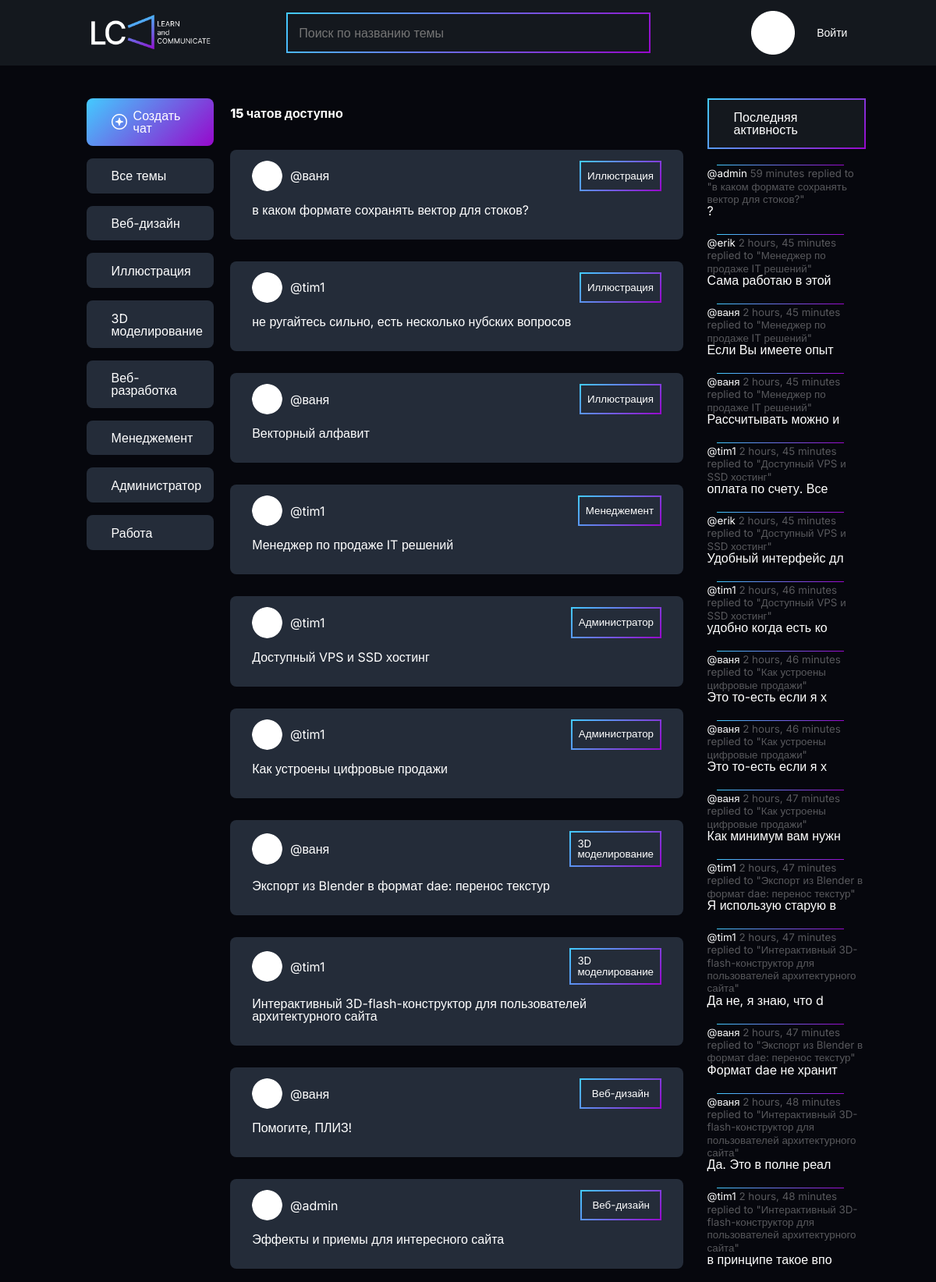
The page / (upper part) on the database its author committed.
### base/models.py (models this page shows, shortened)
class Topic(models.Model):
    name = models.CharField(max_length=200)

class Room(models.Model):
    host = models.ForeignKey(User, on_delete=models.SET_NULL, null = True)
    topic = models.ForeignKey(Topic, on_delete=models.SET_NULL, null = True)
    name = models.CharField(max_length=200)
    description = models.TextField(null=True, blank=True)
    participants = models.ManyToManyField(User, related_name='participants', blank=True)
    updated = models.DateTimeField(auto_now=True)
    created=models.DateTimeField(auto_now_add=True)
    class Meta:
        ordering = ['-updated', '-created']
    def __str__(self):
        return self.name

class Message(models.Model):
    user =  models.ForeignKey(User, on_delete=models.CASCADE)
    room = models.ForeignKey(Room, on_delete=models.CASCADE)
    body = models.TextField()
    updated = models.DateTimeField(auto_now=True)
    created=models.DateTimeField(auto_now_add=True)
    class Meta:
        ordering = ['-updated', '-created']
    def __str__(self):
        return self.body[0:20]

### base/views.py (the view)
# urls.py: path('', views.home, name = 'home'),
def home(request):
    q = request.GET.get('q') if request.GET.get('q') != None else ''
    rooms = Room.objects.filter(
        Q(topic__name__icontains=q) |
        Q(name__icontains=q)|
        Q(description__icontains=q)
        )
    topics = Topic.objects.all()
    room_count = rooms.count()
    room_messages = Message.objects.filter(Q(room__topic__name__icontains=q))
    context = {'rooms':rooms, 'topics': topics, 'room_count':room_count, 'room_messages':room_messages}
    return render(request, 'base/home.html', context)

### base/templates/base/home.html
{%extends 'main.html' %}
{%block content%}
<div class="home-container">
        {%include 'base/topics_component.html'%}
    <div>
        {%include 'base/feed_components.html'%}
    </div>
        {%include 'base/activity_component.html'%}
</div>
{%endblock content%}

### base/templates/base/topics_component.html
{%load static%}
<div class="topic-cont">
    <a href="{%url 'create-room' %}"><div class="topic-item" id="createRoom"><img src="{%static 'images/plus.png'%}" alt="" />Создать чат</div></a>
    <a href="{%url 'home' %}"><div class="topic-item">Все темы</div></a>
    {% for topic in topics %}
    <a href="{%url 'home' %}?q={{topic.name}}"
        ><div class="topic-item"> {{topic.name}}</div></a
    >
    {%endfor%}
</div>

### base/templates/base/feed_components.html
{%load static%}
<div class="feed-cont">
    <h5>{{room_count}} чатов доступно</h5>
    {% for room in rooms %}
    <div class="feed-item">
        <div class="first-feed">
            <div class="user-feed">
                <img src="{%static 'images/circle.png'%}" class="feed-image"/>
                <a href="{%url 'user-profile' room.host.id%}">@{{room.host.username}}</a>
            </div>
            <div class="stat-feed">
                <small>{{room.topic.name}}</small>
            </div>
        </div>
        <h3><a href="{%  url 'room' room.id %}"> {{room.name}}</a></h3>
    </div>
    {% endfor %}
</div>

### base/templates/base/activity_component.html
<div class="activity-cont">
    <h3>Последняя активность</h3>
    {%for message in room_messages%}
    <div class="activity-item">
        <small
            ><a href="{%url 'user-profile' message.user.id%}"
                >@{{message.user}}</a
            >
            {{message.created|timesince}}</small>
        <small id="small-act">replied to "{{message.room}}"</small>
        <p>{{message}}</p>
    </div>
    {%endfor%}
</div>

### static/main.css (style rules this page uses)
* { padding: 0; margin: 0; border: 0; }
*, *:before, *:after { -webkit-box-sizing: border-box; box-sizing: border-box; }
html, body { height: 100%; width: 100%; font-size: 100%; line-height: 1; font-size: 14px; -ms-text-size-adjust: 100%; -moz-text-size-adjust: 100%; -webkit-text-size-adjust: 100%; }
a, a:visited { text-decoration: none; }
img { vertical-align: top; }
h1, h2, h3, h4, h5, h6 { font-size: inherit; font-weight: 400; }
.home-container { display: -ms-grid; display: grid; -ms-grid-columns: 1fr 3fr 1fr; grid-template-columns: 1fr 3fr 1fr; padding: 3rem 5.6em; }
.topic-cont { display: -webkit-box; display: -ms-flexbox; display: flex; -webkit-box-orient: vertical; -webkit-box-direction: normal; -ms-flex-direction: column; flex-direction: column; padding: 0 1.5rem; }
.topic-item { background-color: #242C39; padding: 0.9em; padding-left: 2em; border-radius: 8px; margin-bottom: 1em; }
#createRoom { background: linear-gradient(135deg, #43CBFF 0%, #9708CC 100%); display: -webkit-box; display: -ms-flexbox; display: flex; -webkit-box-align: center; -ms-flex-align: center; align-items: center; }
#createRoom img { margin-right: 0.5em; }
.feed-cont { padding-top: 0.8rem; }
.feed-cont h5 { font-weight: 800; margin-bottom: 2.4em; }
.feed-item { background-color: #242C39; width: 95%; padding: 1rem 2rem; margin-bottom: 2rem; border-radius: 8px; }
.feed-item h3 { margin-bottom: 1em; }
.first-feed { display: -ms-grid; display: grid; -ms-grid-columns: 1fr 0 1fr 0 1fr 0 1fr 0 1fr; grid-template-columns: 1fr 1fr 1fr 1fr 1fr; -webkit-column-gap: 0; -moz-column-gap: 0; column-gap: 0; margin-bottom: 1em; }
.user-feed { display: -webkit-box; display: -ms-flexbox; display: flex; -webkit-box-align: center; -ms-flex-align: center; align-items: center; }
.user-feed img { width: 2.8rem; height: 2.8rem; border-radius: 50%; margin-right: 0.6em; -o-object-fit: scale-down; object-fit: scale-down; }
.stat-feed { -ms-grid-column: 5; grid-column-start: 5; display: -webkit-box; display: -ms-flexbox; display: flex; -webkit-box-align: center; -ms-flex-align: center; align-items: center; -webkit-box-pack: center; -ms-flex-pack: center; justify-content: center; padding: 0.5em; border-radius: 8px; border: 2px solid white; -o-border-image: linear-gradient(135deg, #43CBFF 0%, #9708CC 100%); border-image: linear-gradient(135deg, #43CBFF 0%, #9708CC 100%); border-image-slice: 1; }
.activity-cont h3 { background-color: #14181E; padding: 0.9em; padding-left: 2em; margin-bottom: 1.4em; border: 2px solid white; -o-border-image: linear-gradient(135deg, #43CBFF 0%, #9708CC 100%); border-image: linear-gradient(135deg, #43CBFF 0%, #9708CC 100%); border-image-slice: 1; }
.activity-cont small { color: #FFFFFF54; }
.activity-cont .activity-item { margin-bottom: 1.5em; position: relative; }
.activity-cont .activity-item:after { content: ""; background: linear-gradient(135deg, #43CBFF 0%, #9708CC 100%); position: absolute; top: -2px; width: 80%; height: 1px; left: 6%; margin-bottom: 0.2em; }
body { font-family: "Inter", sans-serif; font-size: 16px; font-weight: 400; color: white; background-color: #06070D; }
body a { color: white; }

### rows shown on the page
Topic: name "Веб-дизайн"
Topic: name "Иллюстрация"
Topic: name "3D моделирование"
Topic: name "Веб-разработка"
Topic: name "Менеджемент"
Topic: name "Администратор"
Topic: name "Работа"
Room: host.username "ваня", topic.name "Иллюстрация", name "в каком формате сохранять вектор для стоков?"
Room: host.username "tim1", topic.name "Иллюстрация", name "не ругайтесь сильно, есть несколько нубских вопросов"
Room: host.username "ваня", topic.name "Иллюстрация", name "Векторный алфавит"
Room: host.username "tim1", topic.name "Менеджемент", name "Менеджер по продаже IT решений"
Room: host.username "tim1", topic.name "Администратор", name "Доступный VPS и SSD хостинг"
Room: host.username "tim1", topic.name "Администратор", name "Как устроены цифровые продажи"
Room: host.username "ваня", topic.name "3D моделирование", name "Экспорт из Blender в формат dae: перенос текстур"
Room: host.username "tim1", topic.name "3D моделирование", name "Интерактивный 3D-flash-конструктор для пользователей архитектурного сайта"
Room: host.username "ваня", topic.name "Веб-дизайн", name "Помогите, ПЛИЗ!"
Room: host.username "admin", topic.name "Веб-дизайн", name "Эффекты и приемы для интересного сайта"
Message: user "admin", created "59 minutes", room "в каком формате сохранять вектор для стоков?", body "?"
Message: user "erik", created "2 hours, 45 minutes", room "Менеджер по продаже IT решений", body "Сама работаю в этой"
Message: user "ваня", created "2 hours, 45 minutes", room "Менеджер по продаже IT решений", body "Если Вы имеете опыт"
Message: user "ваня", created "2 hours, 45 minutes", room "Менеджер по продаже IT решений", body "Рассчитывать можно и"
Message: user "tim1", created "2 hours, 45 minutes", room "Доступный VPS и SSD хостинг", body "оплата по счету. Все"
Message: user "erik", created "2 hours, 45 minutes", room "Доступный VPS и SSD хостинг", body "Удобный интерфейс дл"
Message: user "tim1", created "2 hours, 46 minutes", room "Доступный VPS и SSD хостинг", body "удобно когда есть ко"
Message: user "ваня", created "2 hours, 46 minutes", room "Как устроены цифровые продажи", body "Это то-есть если я х"
Message: user "ваня", created "2 hours, 46 minutes", room "Как устроены цифровые продажи", body "Это то-есть если я х"
Message: user "ваня", created "2 hours, 47 minutes", room "Как устроены цифровые продажи", body "Как минимум вам нужн"
Message: user "tim1", created "2 hours, 47 minutes", room "Экспорт из Blender в формат dae: перенос текстур", body "Я использую старую в"
Message: user "tim1", created "2 hours, 47 minutes", room "Интерактивный 3D-flash-конструктор для пользователей архитектурного сайта", body "Да не, я знаю, что d"
Message: user "ваня", created "2 hours, 47 minutes", room "Экспорт из Blender в формат dae: перенос текстур", body "Формат dae не хранит"
Message: user "ваня", created "2 hours, 48 minutes", room "Интерактивный 3D-flash-конструктор для пользователей архитектурного сайта", body "Да. Это в полне реал"
Message: user "tim1", created "2 hours, 48 minutes", room "Интерактивный 3D-flash-конструктор для пользователей архитектурного сайта", body "в принципе такое впо"

### other values the page prints
{{ room_count }} "15"
